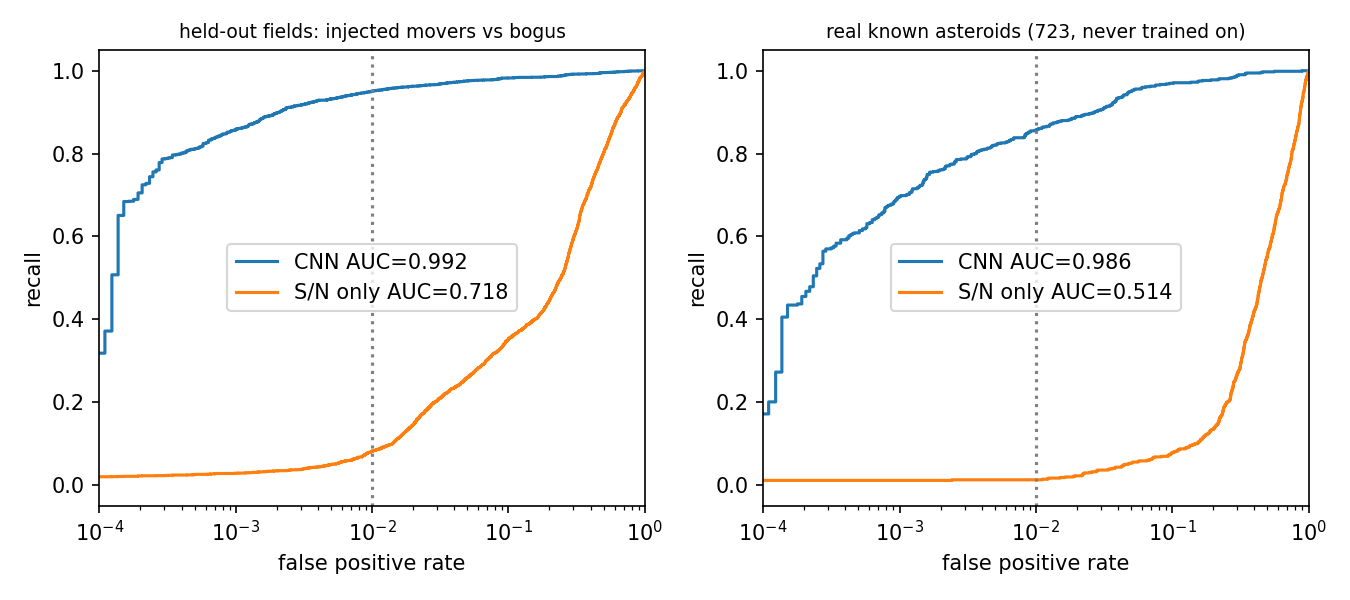
#> input picture models/roc.png, 1350 x 600 px
$ python -i comet_build.py   (imports and definitions only)
#> lines starting #> are read from the running program, lines starting #| are printed output that depends on the picture
### scripts/_common.py
"""Shared helpers for the command-line scripts in scripts/ (paths, JSON I/O, field lists, TLS switch, tools).

Every script starts with

    import sys; from pathlib import Path
    sys.path.insert(0, str(Path(__file__).resolve().parent))
    from _common import ROOT, ...  # noqa: E402

which works whether the script is run as ``python scripts/x.py``, ``python -m scripts.x``, imported as
``scripts.x`` (web/worker.py, sxlib/products.py) or loaded by a test with importlib. Importing this module also puts
the project root and scripts/ on sys.path, so ``import sxlib`` and sibling imports (``from train_cnn import TEST``)
work in all of those cases, on Linux and on Windows.
"""
from __future__ import annotations

import json
import os
import shutil
import subprocess
import sys
from pathlib import Path
from typing import Any, Iterable

SCRIPTS = Path(__file__).resolve().parent
ROOT = SCRIPTS.parent

for _p in (str(ROOT), str(SCRIPTS)):
    if _p not in sys.path:
        sys.path.insert(0, _p)

# project directories (all relative to the repository root, never to the working directory)
WEB = ROOT / "web"
DATA = WEB / "data"                       # web/data: analysed fields, quick looks, validation products
FIELDS = DATA / "fields"
QUICK = DATA / "quick"
VALIDATION = DATA / "validation"
APP = WEB / "app"
PUBLIC = APP / "public"
MEDIA = PUBLIC / "media"
OUTPUTS = ROOT / "outputs"
MODELS = ROOT / "models"
CACHE = ROOT / "cache"
PAPER_EVIDENCE = ROOT / "paper_evidence"
PAPER_AAS = ROOT / "paper_aas"
PAPER_TEX = ROOT / "paper_tex"

# SX_INSECURE=1 turns off TLS certificate checks (machines behind an intercepting proxy); same switch as sxlib.
VERIFY = os.environ.get("SX_INSECURE") != "1"


def insecure() -> bool:
    """True when SX_INSECURE=1 (read at call time, for scripts that let the caller set it late)."""
    return os.environ.get("SX_INSECURE") == "1"


# ---------------------------------------------------------------------------------------------------------- JSON I/O
# [35 lines left out: functions read_json, dumps, write_json, _write, not called in this run]


def read_text(path: str | os.PathLike) -> str:
    return Path(path).read_text(encoding="utf-8")


# [59 lines left out: functions write_text, field_ids, which, tectonic, run, rel, not called in this run]

### scripts/comet_build.py
"""Products of the interstellar comet 3I/ATLAS page (#/comet): SPHEREx movies, a CO2 map, a rough spectrum and the sky
path, written to web/data/comet/.

    python scripts/comet_build.py                 # every stage (downloads ~1.1 GB the first time)
    python scripts/comet_build.py --stage build   # re-make the products from the cache
(set SX_INSECURE=1 behind a TLS-intercepting proxy)

Stages
  match   IRSA's table of SPHEREx images of 3I/ATLAS (obscore_3I_Atlas.vot, 259 rows) points at the retired QR2 release.
          Each row is looked up again in the current releases (sxlib.archive.search_images at the comet's predicted
          position, +-0.01 d) and matched on obs_id + detector.                     -> cache/comet/match.json
  fetch   a 0.2 deg cutout at the comet's predicted position from every matched image  -> cache/comet/cutouts/
          (each IRSA cutout carries the 3.8 MB ePSF table, so ~4.2 MB per download; only the pixels are kept)
  horizons JPL Horizons geocentric ephemeris (sky path, distances, brightness)        -> cache/comet/horizons_*.json
          and heliocentric positions of the comet, Earth, Mars and Jupiter (top view)  -> cache/comet/vectors_*.json
  build   every exposure resampled onto a comet-centred, north-up grid (6.2"/px), then
          - movies: one sprite sheet per epoch and detector pair (frames in time order), with time and wavelength
          - CO2: stacks of the exposures whose wavelength AT THE COMET'S PIXEL is in the CO2 band (4.20-4.32 um) and in
            the continuum on either side (3.90-4.10, 4.45-4.60 um); band - continuum interpolated to 4.26 um
          - a large-aperture brightness for every exposure (indicative only: the comet is extended and faint), and
            the CO2 band's integrated flux from the single exposures inside the band
          - the sky path over the two epochs and a top view of the orbit
                                                                                     -> web/data/comet/
          the CO2 numbers and a position check also go to web/data/validation/comet.json
IRSA's caveat, repeated on the page: at SPHEREx's resolution 3I/ATLAS is extended at many wavelengths and has low
signal-to-noise at many wavelengths; point-source spectrophotometry is not appropriate for it.
"""
import argparse
import sys
import urllib.parse
from concurrent.futures import ThreadPoolExecutor
from functools import lru_cache
from pathlib import Path

import numpy as np

sys.path.insert(0, str(Path(__file__).resolve().parent))
from _common import CACHE as _CACHE_ROOT, DATA, VALIDATION, read_json, write_json  # noqa: E402

CACHE = _CACHE_ROOT / "comet"
OUT = DATA / "comet"
TABLE_URL = "https://irsa.ipac.caltech.edu/data/SPHEREx/docs/comet3iatlas/obscore_3I_Atlas.vot"
HORIZONS = "https://ssd.jpl.nasa.gov/api/horizons.api"
SIZE_DEG = 0.2              # cutout side
PIX = 6.15                  # arcsec per pixel of the comet-centred grid (SPHEREx's native scale)
GRID = 101                  # comet-centred grid side (pixels): 10.4 arcmin (corners may fall off the 0.2 deg cutout)
CO2_BAND = (4.20, 4.32)     # um: CO2 nu3 band at 4.26 um, at SPHEREx's resolution (R ~ 40-130)
CONT_BLUE = (3.90, 4.10)
CONT_RED = (4.45, 4.60)
CO2_LAM = 4.26
ARCSEC_PER_RAD = 206264.806
PIX_SR = (PIX / ARCSEC_PER_RAD) ** 2  # solid angle of one grid pixel (sr)
C_UM_S = 2.99792458e14                # speed of light (um/s)
AU_M = 1.495978707e11
AU_KM = 149597870.7
NTHREADS = 6                          # parallel IRSA requests
TABLE_NAME = "obscore_3I_Atlas.vot"
EPH_SPAN = ("2025-07-01", "2026-01-31", "1 d")        # geocentric ephemeris (sky path)
VEC_SPAN = ("2025-05-01", "2026-04-30", "2 d")        # heliocentric vectors (top view)
BODIES = (("comet", "DES=C/2025 N1;"), ("earth", "399"), ("mars", "499"), ("jupiter", "599"))
PROFILE_RADII = range(0, 37, 2)       # radial-profile rings (grid pixels)
PROFILE_BG = (38, 48)                 # radial-profile background ring (grid pixels)


# ---------------------------------------------------------------------------------------------- pure helpers (tested)
# [8 lines left out: function read_obs_table, not called in this run]


def epoch_of(mjd):
    """'aug' (2025-08-01..15) or 'dec' (2025-12-08..15)."""
    return "aug" if mjd < 60950 else "dec"


# [180 lines left out: functions band_of, interp_continuum, _grid, radial_masks, _profile, aperture_flux and 7 more, not called in this run]


def _horizons_text(q):
    from sxlib import archive
    return archive._get(HORIZONS + "?" + urllib.parse.urlencode(q), {}, timeout=120).text


# [34 lines left out: functions horizons, parse_vectors, horizons_vectors, not called in this run]


# ----------------------------------------------------------------------------------------------------------- build
R_AP, R_IN, R_OUT = 4, 20, 30        # photometry aperture and background annulus (grid pixels of 6.15"); the coma
                                     # is still faintly there at 20 px (2 arcmin), so totals are slight underestimates
R_BG = 22                            # per-frame background and noise from pixels farther than this from the comet
MIN_BG_PIX = 200                     # a frame needs this many finite background pixels
MOVIE_COLS = 16                      # sprite-sheet columns


# [48 lines left out: functions to_grid, stretch_snr, sprite, not called in this run]


def fill_holes(img, max_area=120):
    """Fill NaN islands (flagged pixels: saturated or persistent star cores, hot pixels) of up to max_area pixels that do
    not touch the border, from their neighbours (normalised Gaussian convolution with a growing width). Areas off the
    detector stay NaN. Returns (image, filled mask)."""
    from scipy.ndimage import gaussian_filter, label
    bad = ~np.isfinite(img)
    if not bad.any():
        return img, np.zeros(img.shape, bool)
    lab, n = label(bad)
    edge = set(np.unique(np.r_[lab[0], lab[-1], lab[:, 0], lab[:, -1]])) - {0}
    sizes = np.bincount(lab.ravel())
    fill = np.isin(lab, [k for k in range(1, n + 1) if k not in edge and sizes[k] <= max_area])
    out = img.copy()
    ok = np.isfinite(out)
    todo = fill.copy()
    for s in (1.0, 2.0, 4.0, 8.0):
        if not todo.any():
            break
        num = gaussian_filter(np.where(ok, out, 0.0), s)
        den = gaussian_filter(ok.astype(float), s)
        got = todo & (den > 0.05)
        out[got] = num[got] / den[got]
        ok |= got
        todo &= ~got
    return out, fill


# [11 lines left out: function stack, not called in this run]


def to_mjy(sum_mjy_sr):
    """Sum over grid pixels of MJy/sr -> mJy."""
    return sum_mjy_sr * PIX_SR * 1e9


# [249 lines left out: functions colour, diverging, smooth, empty_apertures, band_integral, co2_epoch and 1 more, not called in this run]


G_CO2_1AU = 2.86e-3          # CO2 nu3 fluorescence efficiency at 1 au (photons s^-1 molecule^-1), Crovisier & Encrenaz 1983
E_CO2 = 6.62607015e-34 * 2.99792458e8 / 4.26e-6


# [55 lines left out: functions rough_q_co2, write_validation, clean, isoday, not called in this run]


MU_SUN = 2.9591220828559115e-04       # au^3 / d^2


# [86 lines left out: functions v_infinity_kms, galactic_plane, sky_and_orbit, main, not called in this run]


# [2 lines not run here, left out]

>>> import cv2
>>> picture = cv2.imread('../models/roc.png', cv2.IMREAD_GRAYSCALE)
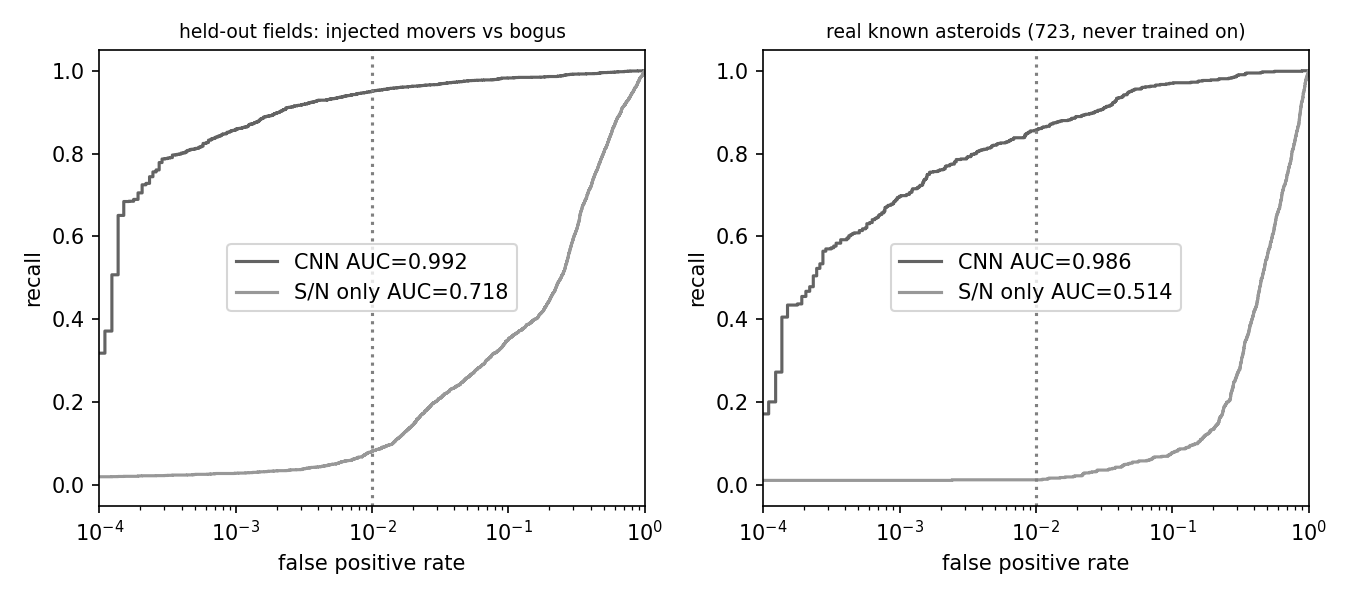
#> picture: shape (600, 1350); min 0, max 255, mean 246.9
>>> result = fill_holes(picture)
#> in fill_holes, `bad = ~np.isfinite(img)`: bad: shape (600, 1350) bool; every value is 0
